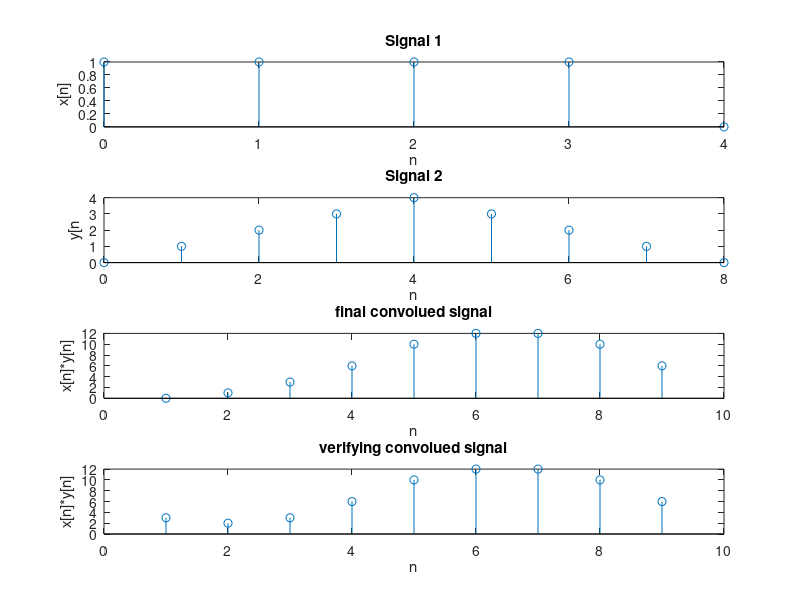

MATLAB code for this plot: (Note: this script raises an error after producing the figure.)
clc
clear all
n = 0:4;
x = (n>=0)-(n>=4);
subplot(4,1,1)
stem(n,x);
xlabel('n');
ylabel('x[n]');
title('Signal 1')
subplot(4,1,2)
n = 0:8;
y = n.*(n>=0)-2*(n-4).*(n>=4)+(n-8).*(n>=8);
stem(n,y);
xlabel('n');
ylabel('y[n');
title('Signal 2')
l1 = length(x);
l2 = length(y);
X = [x, zeros(1,10)];
Y = [y, zeros(1,6)];
for i=1:(max(l1,l2))
    c(i) = 0;
    for j = 1:i
        c(i) = c(i)+X(j).*Y(i-j+1);
    end
end

a = cconv(x,y,max(l1,l2));

subplot(4,1,3)
stem(c);
xlabel('n');
ylabel('x[n]*y[n]')
title('final convolued signal')

subplot(4,1,4)
stem(a);
xlabel('n');
ylabel('x[n]*y[n]')
title('verifying convolued signal')

sgtitle('Sushant Kumar 102115212')

